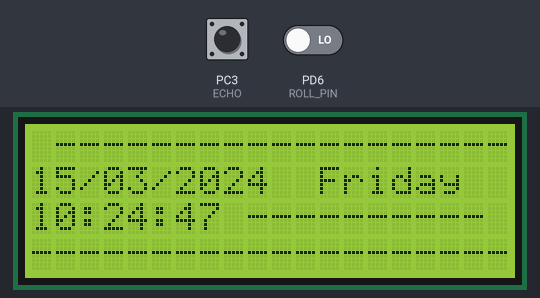
Recording of a program running on a simulated ATmega328P, built with avr-gcc and emulated at 16 MHz. Parts: 20×4 character LCD. Wiring (inferred from the names in the program): DS1307 clock at I2C address 0x68; character LCD (HD44780): RS PC0; E PC1; data PB0, PB1, PB2, PB3, PB4, PB5, PD2, PD3. Inputs (shaded band) come from the test bench; at power-on: PD6 (ROLL_PIN) LOW, PC3 (ECHO) LOW. The local clock reads 2024-03-15 10:24:30 at power-on unless the program sets it.

Above: at 18.0 s.
18.1 s: PD6 (ROLL_PIN) driven HIGH
27.7 s: PC3 (ECHO) pulsed HIGH 2 times (0.12 s each, 0.3 s apart)
At 28.5 s:
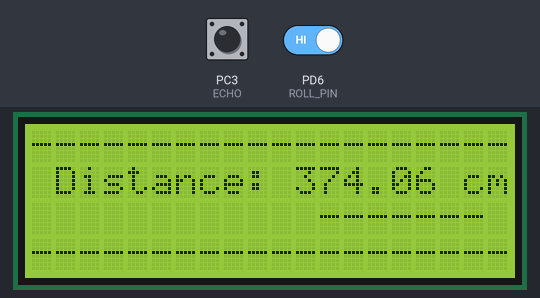
At 32.5 s:
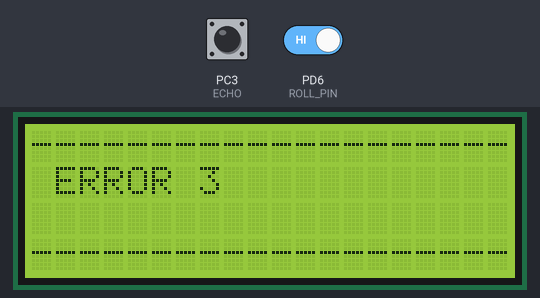
37.3 s: PD6 (ROLL_PIN) driven LOW
At 42.2 s:
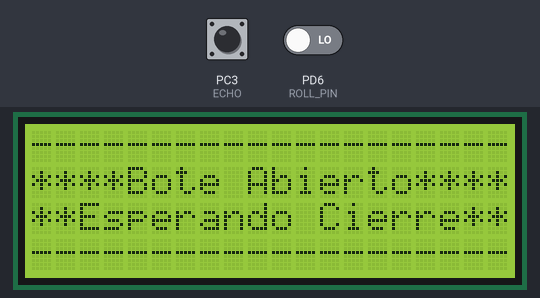
Timing chart, 0 to 43.7 s (numbered marks = the images above; inputs shaded):
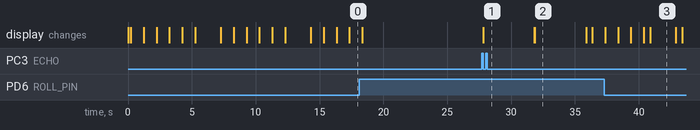

Measured:
- after the input at 27.7 s, the display: changes after 0.13 s (image 1)
- after the input at 37.3 s, the display: first differs from a run without the input after 3.6 s (image 3)
- what the display in image 2 shows lasts 4.0 s, from 31.9 s to 35.9 s

The program:

main.c
```c
/*
 * Lab1.c
 *
 * Created: 3/29/2025 5:31:26 PM
 * Author : Luis Felipe Holchor Virgen
 */
#define F_CPU 16000000UL

#include <avr/io.h>
#include <util/delay.h>
#include <stdint.h>
#include "LCD_Module.h"
#include "UltraSonicModule.h"
#include "RTC_Module.h"
#include "Timer1.h"
#include "ROLL_Module.h"

int main(void)
{
	DDRC |= 0x30; //I2C PORTS
	twi_init();
	LCD_Init();
	UltraSonicInit();
	Timer1_Init();
	DHT22_init();
	Roll_Init();
	//RTC_updateTime("19:54:00");
	//RTC_updateDate("10/04/2025-5");
	_delay_ms(100);

    while (1)
    {

	    RTC_display_data();
		if(!ReadRollPin())
		{
			LCD_Command(LCD_CLEAR);
			LCD_SetCursor(0,0);
			LCD_Write_String("---------------------------------------");
			LCD_SetCursor(0,1);
			LCD_Write_String("****Bote Abierto****");
			LCD_SetCursor(0,2);
			LCD_Write_String("**Esperando Cierre***");
			LCD_SetCursor(0,3);
			LCD_Write_String("--------------------");
			_delay_ms(2000);
		}
		else
		{
		UltraSonic_Display_Data();
		DHT_Display_Data();
		_delay_ms(2000);
		}

    }
}
```

DHT_22.c
```c
/*
 * DHT_22.c
 *
 * Created: 4/5/2025 6:19:05 PM
 *  Author: rasor
 */
#include "DHT_22.h"
#include "LCD_Module.h"

// Funci?n para configurar el pin del DHT22
void DHT22_init() {
	DDRD |= (1 << DHT22_PIN);   // Configura el pin como salida
	PORTD |= (1 << DHT22_PIN);  // Pone el pin en alto
	_delay_ms(100);             // Espera inicial
}
/*		  18ms	   40us	    80us	80us
	¯¯¯¯|_______|¯¯¯¯¯¯¯¯|_______|¯¯¯¯¯¯¯|....datos....

	---------PUC---------|----------dht22-------------|      */
// Funci?n para leer datos del DHT22
char DHT22_read() {
	char bits[5] = {0, 0, 0, 0, 0};
	char i, j = 0;

	// Inicio de la comunicaci?n
	DDRD |= (1 << DHT22_PIN);   // Configura el pin como salida
	PORTD &= ~(1 << DHT22_PIN); // Pone el pin en bajo
	_delay_ms(18);               // Espera al menos 1ms (m?nimo 1ms seg?n datasheet)

	PORTD|= (1 << DHT22_PIN);  // Pone el pin en alto
	DDRD &= ~(1 << DHT22_PIN);

	// Espera la respuesta del sensor
	unsigned int contador = 0;
	while(PIND & (1<<DHT22_PIN))
	{
		_delay_us(2);
		contador += 2;
		if (contador > 60)
		{
			DDRD |= (1<<DHT22_PIN);	//Pin como salida
			PORTD |= (1<<DHT22_PIN);	//Nivel alto
			return 1;
		}
	}
	contador = 0;
	while(!(PIND & (1<<DHT22_PIN)))
	{
		_delay_us(2);
		contador += 2;
		if (contador > 100)
		{
			DDRD |= (1<<DHT22_PIN);	//Pin como salida
			PORTD |= (1<<DHT22_PIN);	//Nivel alto
			return 1;
		}
	}
	contador = 0;
	while(PIND & (1<<DHT22_PIN))
	{
		_delay_us(2);
		contador += 2;
		if (contador > 100)
		{
			DDRD |= (1<<DHT22_PIN);	//Pin como salida
			PORTD |= (1<<DHT22_PIN);	//Nivel alto
			return 1;
		}
	}


	// Lectura de los 40 bits de datos
	for (j=0; j<5; j++)
	{
		unsigned char result=0;
		for (i=0; i<8; i++)
		{
			while (!(PIND & (1<<DHT22_PIN)));
			_delay_us(35);

			if (PIND & (1<<DHT22_PIN))
			result |= (1<<(7-i));

			while(PIND & (1<<DHT22_PIN));
		}
		bits[j] = result;
	}
	DDRD |= (1<<DHT22_PIN);	//Pin como salida
	PORTD |= (1<<DHT22_PIN);	//Nivel alto

	// Almacena los datos en las variables globales
	unsigned int humidity = (bits[0] << 8) | (bits[1]);
	unsigned int temperature = (bits[2] << 8) | (bits[3]);
	humidity_int = humidity/10;
	humidity_dec = humidity%10;
	temp_int = temperature/10;
	temp_dec = temperature%10;
	checksum = bits[4];

	// Verifica el checksum
	if (((bits[0] + bits[1] + bits[2] + bits[3]) & 0xFF) != bits[4])
	{
		return 3; // Error de checksum
	}


	return 0; // Lectura exitosa
}
void DHT_Display_Data()
{
	unsigned char buffer[20];
	LCD_Command(LCD_CLEAR);
	unsigned char result = DHT22_read();
	LCD_SetCursor(0,0);
	LCD_Write_String("--------------------");
	if (result == 0)
	{
		LCD_SetCursor(0,1);
		sprintf(buffer," Temp: %d,%d C.",temp_int,temp_dec);
		LCD_Write_String(buffer);
		LCD_SetCursor(0,2);
		sprintf(buffer," Hum: %d,%d %.",humidity_int,humidity_dec);
		LCD_Write_String(buffer);
	}
	else
	{
		switch(result)
		{
			case 1: LCD_SetCursor(0,1);
					LCD_Write_String(" ERROR 1");
			case 2: LCD_SetCursor(0,1);
					LCD_Write_String(" ERROR 2");
			case 3: LCD_SetCursor(0,1);
					LCD_Write_String(" ERROR 3");

		}
	}
	LCD_SetCursor(0,3);
	LCD_Write_String("--------------------");
	_delay_ms(2000);
}
```

DHT_22.h
```c
/*
 * DHT_22.h
 *
 * Created: 4/5/2025 6:18:58 PM
 *  Author: rasor
 */


#ifndef DHT_22_H_
#define DHT_22_H_

#define F_CPU 16000000UL

#include <avr/io.h>
#include <util/delay.h>
#include <stdio.h>

#define DHT22_PIN 7

// Variables globales para los datos
volatile char humidity_int = 0;
volatile char humidity_dec = 0;
volatile char temp_int = 0;
volatile char temp_dec = 0;
volatile char checksum = 0;
volatile char dht22_data[5] = {0, 0, 0, 0, 0};

// Funci?n para configurar el pin del DHT22
void DHT22_init();

// Funci?n para leer datos del DHT22
char DHT22_read();

void DHT_Display_Data();

#endif /* DHT_22_H_ */
```

I2C_Module.c
```c
/*
 * I2C_Module.c
 *
 * Created: 4/4/2025 8:28:39 PM
 *  Author: rasor
 */
#include <avr/io.h>
#include "I2C_Module.h"

//TWI initialize
// bit rate:18
void twi_init(void)
{
	TWBR= 0x12; //set bit rate
	TWSR |= (1<<TWPS0);
	TWCR |= (1<<TWEA) | (1<<TWEN);
	TWAR= 0x00; //set slave address
}

//*************************************************
//Function to start i2c communication
//*************************************************
unsigned char i2c_start(void)
{

	TWCR = (1<<TWINT)|(1<<TWSTA)|(1<<TWEN); 		//Send START condition

    while (!(TWCR & (1<<TWINT)));   	//Wait for TWINT flag set. This indicates that the
		  								//START condition has been transmitted
    if ((TWSR & 0xF8) == START)			//Check value of TWI Status Register
	   return(0);
	else		 	  	 				//if problem, transmit the code to PC  to know what's the problem
	{
		return(1);
	}
}

//*************************************************
//Function for repeat start condition
//*************************************************
unsigned char i2c_repeatStart(void)
{

    TWCR = (1<<TWINT)|(1<<TWSTA)|(1<<TWEN);  //Send START condition
    while (!(TWCR & (1<<TWINT)));   		 //Wait for TWINT flag set. This indicates that the
		  									 //START condition has been transmitted
    if ((TWSR & 0xF8) == REPEAT_START)		 //Check value of TWI Status Register
 	   return(0);
	else
	   return(1);
}
//**************************************************
//Function to transmit address of the slave
//**************************************************
unsigned char i2c_sendAddress(unsigned char address)
{
   unsigned char STATUS;

   if((address & 0x01) == 0)
     STATUS = MT_SLA_ACK;
   else
     STATUS = MR_SLA_ACK;

   TWDR = address;
   TWCR = (1<<TWINT)|(1<<TWEN);	   	   //Load SLA_W into TWDR Register. Clear TWINT bit
   		  			 				   //in TWCR to start transmission of address
   while (!(TWCR & (1<<TWINT)));	   //Wait for TWINT flag set. This indicates that the
   		 		   					   //SLA+W has been transmitted, and
									   //ACK/NACK has been received.
   if ((TWSR & 0xF8) == STATUS)	   	   //Check value of TWI Status Register
   	  return(0);
   else
      return(1);
}

//**************************************************
//Function to transmit a data byte
//*************************************************
unsigned char i2c_sendData(unsigned char data)
{
   TWDR = data;
   TWCR = (1<<TWINT) |(1<<TWEN);	   //Load SLA_W into TWDR Register. Clear TWINT bit
   		  			 				   //in TWCR to start transmission of data
   while (!(TWCR & (1<<TWINT)));	   //Wait for TWINT flag set. This indicates that the
   		 		   					   //data has been transmitted, and
									   //ACK/NACK has been received.
   if ((TWSR & 0xF8) != MT_DATA_ACK)   //Check value of TWI Status Register
   	  return(1);
   else
      return(0);
}

//*****************************************************
//Function to receive a data byte and send ACKnowledge
//*****************************************************
unsigned char i2c_receiveData_ACK(void)
{
  unsigned char data;

  TWCR = (1<<TWEA)|(1<<TWINT)|(1<<TWEN);

  while (!(TWCR & (1<<TWINT)));	   	   //Wait for TWINT flag set. This indicates that the
   		 		   					   //data has been received
  if ((TWSR & 0xF8) != MR_DATA_ACK)    //Check value of TWI Status Register
   	  return(ERROR_CODE);

  data = TWDR;
  return(data);
}

//******************************************************************
//Function to receive the last data byte (no acknowledge from master
//******************************************************************
unsigned char i2c_receiveData_NACK(void)
{
  unsigned char data;

  TWCR = (1<<TWINT)|(1<<TWEN);

  while (!(TWCR & (1<<TWINT)));	   	   //Wait for TWINT flag set. This indicates that the
   		 		   					   //data has been received
  if ((TWSR & 0xF8) != MR_DATA_NACK)   //Check value of TWI Status Register
   	  return(ERROR_CODE);

  data = TWDR;
  return(data);
}
//**************************************************
//Function to end the i2c communication
//*************************************************
void i2c_stop(void)
{
  TWCR =  (1<<TWINT)|(1<<TWEN)|(1<<TWSTO);	  //Transmit STOP condition
}  
```

I2C_Module.h
```c
/*
 * I2C_Module.h
 *
 * Created: 4/4/2025 8:28:30 PM
 *  Author: rasor
 */


#ifndef I2C_MODULE_H_
#define I2C_MODULE_H_

#define	 START				0x08
#define  REPEAT_START		0x10
#define  MT_SLA_ACK			0x18
#define  MT_SLA_NACK		0x20
#define  MT_DATA_ACK		0x28
#define  MT_DATA_NACK		0x30
#define  MR_SLA_ACK			0x40
#define  MR_SLA_NACK		0x48
#define  MR_DATA_ACK		0x50
#define  MR_DATA_NACK		0x58
#define  ARB_LOST			0x38

#define  ENABLE_I2C			TWCR= 0x44
#define	 DISABLE_I2C		TWCR= 0x00

#define  ERROR_CODE			0x7e

void twi_init(void);
unsigned char i2c_start(void);
unsigned char i2c_repeatStart(void);
unsigned char i2c_sendAddress(unsigned char);
unsigned char i2c_sendData(unsigned char);
unsigned char i2c_receiveData_ACK(void);
unsigned char i2c_receiveData_NACK(void);
void i2c_stop(void);


#endif /* I2C_MODULE_H_ */
```

ROLL_Module.c
```c
/*
 * ROLL_Module.c
 *
 * Created: 4/5/2025 9:52:08 PM
 *  Author: rasor
 */
#include "ROLL_Module.h"

int ReadRollPin()
{
	if(PIND & (1 << ROLL_PIN))
	{
		return 1;
	}
	return 0;
}
void Roll_Init()
{
	DDRD &= ~(1 << ROLL_PIN);
}
```

ROLL_Module.h
```c
/*
 * ROLL_Module.h
 *
 * Created: 4/5/2025 9:52:19 PM
 *  Author: rasor
 */


#ifndef ROLL_MODULE_H_
#define ROLL_MODULE_H_

#define ROLL_PIN 6

#include <avr/io.h>

int ReadRollPin();
void Roll_Init();


#endif /* ROLL_MODULE_H_ */
```

RTC_Module.h
```c
/*
 * RTC_Module.h
 *
 * Created: 4/4/2025 11:40:32 PM
 *  Author: rasor
 */


#ifndef RTC_MODULE_H_
#define RTC_MODULE_H_

#define		SECONDS			rtc_register[0]
#define		MINUTES			rtc_register[1]
#define		HOURS			rtc_register[2]
#define		DAY    			rtc_register[3]
#define		DATE   			rtc_register[4]
#define		MONTH  			rtc_register[5]
#define		YEAR   			rtc_register[6]

#define  DS1307_W			0xd0
#define  DS1307_R			0xd1

void RTC_setStartAddress(void);
void RTC_read(void);
void RTC_write(void);
void RTC_getTime(void);
void RTC_getDate(void);
void RTC_displayTime(void);
void RTC_displayDate(void);
void RTC_displayDay(void);
void RTC_updateRegisters(void);
unsigned char RTC_writeTime(void);
unsigned char RTC_writeDate(void);
void RTC_updateTime(unsigned char *strTime);
void RTC_updateDate(unsigned char *strDate);
void RTC_display_data(void);


#endif /* RTC_MODULE_H_ */
```

Timer1.c
```c
/*
 * Timer1.c
 *
 * Created: 2/04/2025 2:16:30 p. m.
 *  Author: rasor
 */
#include "Timer1.h"

#include <avr/io.h>

// Función para configurar Timer1
void Timer1_Init() {
	TCCR1A = 0;             // Modo normal
	TCCR1B = (1 << CS11);   // Prescaler 1 (sin prescaler)
	// Para pulsos más largos usa prescaler 8: TCCR1B = (1 << CS11);
}
```

Timer1.h
```c
/*
 * Timer1.h
 *
 * Created: 2/04/2025 2:16:22 p. m.
 *  Author: rasor
 */


#ifndef TIMER1_H_
#define TIMER1_H_

void Timer1_Init();


#endif /* TIMER1_H_ */
```

UltraSonicModule.c
```c
/*
 * UltraSonicModule.c
 *
 * Created: 3/29/2025 8:17:20 PM
 *  Author: Luis Felipe Holchor Virgen
 */

#include "UltraSonicModule.h"
#include "Timer1.h"
#include "LCD_Module.h"
#include <stdint.h>
#include <stdio.h>

void UltraSonicInit()
{
	DDRC |= (1 << TRIGGER);
	DDRC &= ~(1 << ECHO);
}

float GetDistance()
{
	unsigned short int counter = 0;

	float distance = 0;
	PORTC |= (1 << TRIGGER);
	_delay_us(15);
	PORTC &= ~(1 << TRIGGER);

	counter = measure_pulse_width();
	// Calcular distancia (en cm)
	distance = ((float)counter *0.5 ) / 58.0f;  // Formula: (us / 58) = cm

	return distance;
}
unsigned int measure_pulse_width()
{
	unsigned int start_time, end_time;
	// Esperar flanco bajo (estado inicial alto)
	while (!(PINC & (1 << ECHO)));

	// Guardar tiempo de inicio
	TCNT1 = 0;              // Reiniciar contador
	start_time = TCNT1;     // Leer timer (casi cero)

	while (PINC & (1 << ECHO)); //PIND & (1 << ECHO)

	// Guardar tiempo de finalizaci?n
	end_time = TCNT1;
	// Calcular ancho del pulso
	return end_time - start_time;
}
void UltraSonic_Display_Data()
{
	float distancia_basura = 0;
	float FillingPercentage = 0;
	unsigned char buffer[20];

	distancia_basura = GetDistance();

	LCD_Command(LCD_CLEAR);
	LCD_SetCursor(0,0);
	LCD_Write_String("---------------------------------------");
	dtostrf(distancia_basura, 5, 2, buffer);
	LCD_SetCursor(0,1);
	LCD_Write_String(" Distance: ");
	LCD_Write_String(buffer);
	LCD_Write_String(" cm");
	LCD_SetCursor(0,2);
	LCD_Write_String("            ");
	LCD_SetCursor(0,3);
	LCD_Write_String("--------------------");
	_delay_ms(4000);
}
```

UltraSonicModule.h
```c
/*
 * UltraSonicModule.h
 *
 * Created: 3/29/2025 8:17:06 PM
 *  Author: Luis Felipe Holchor Virgen
 */

#define F_CPU 16000000UL

#ifndef ULTRASONICMODULE_H_
#define ULTRASONICMODULE_H_
#include <util/delay.h>
#include <avr/io.h>

#define TRIGGER 2
#define ECHO 3

void UltraSonicInit();
float GetDistance();
unsigned int measure_pulse_width();
float TrashPercent(float distance);
void UltraSonic_Display_Data();

#endif /* ULTRASONICMODULE_H_ */
```

LCD_Module.c
```c
/*Adaptado a LCD 20x4
 * LCD_Module.c
 *
 * Created: 3/29/2025 6:14:40 PM
 *  Author: Luis Felipe Holchor Virgen
 */
#include "LCD_Module.h"

void LCD_Init()
{
	DDRB |= 0x3F;
	DDRD |= 0x0C;
	DDRC |= (1<<RS_LCD) | (1 << EN_LCD);

	//Comandos Iniciales al encender EL LCD
	_delay_ms(15);
	LCD_Command(0x30);
	_delay_ms(4.1);
	LCD_Command(0x30);
	_delay_us(100);
	LCD_Command(0x30);

	//Comandos para configurar EL LCD
	LCD_Command(LCD_INTERFACE_DATA1);
	LCD_Command(LCD_DISPLAY_ON_CURSOR_OF);
	LCD_Command(LCD_CLEAR);
}

void LCD_Command(unsigned char command)
{
	PORTB &= ~(0x3F);
	PORTB |= (command & 0x3F);
	PORTD &= ~(0x0C);
	PORTD |= ((command >> 4) & 0x0C);
	PORTC &= ~(1 << RS_LCD); //Colocamos RS_LCD en 0
	PORTC &= ~(1 << EN_LCD); //EN_LCD en 0
	_delay_us(10);
	PORTC |= (1 << EN_LCD); //EN_LCD en 1
	_delay_us(100);
}

void LCD_Write_Char(unsigned char character)
{
	PORTC |= (1 << RS_LCD);
	PORTB &= ~(0x3F);
	PORTB |= (character & 0x3F);
	PORTD &= ~(0x0C);
	PORTD |= ((character >> 4) & 0x0C);
	PORTC &= ~(1 << EN_LCD); //EN_LCD en 0
	_delay_us(10);
	PORTC |= (1 << EN_LCD); //EN_LCD en 1
	_delay_us(100);
}

void LCD_Write_String(unsigned char *str)
{
	while(*str)
	{
		LCD_Write_Char(*str++);
	}
}
void LCD_SetCursor(char col, char row)
 {
	char address;
	switch (row) {
		case 0: address = 0x00; break;  // Primera fila
		case 1: address = 0x40; break;  // Segunda fila
		case 2: address = 0x14; break;  // Tercera fila
		case 3: address = 0x54; break;  // Cuarta fila
		default: address = 0x00;
	}
	LCD_Command(LCD_CHANGE_LINE | (address + col));  // Comando "Set DDRAM Address"
}
```

LCD_Module.h
```c
/*
 * LCD_Module.h
 *
 * Created: 3/29/2025 6:14:27 PM
 *  Author: Luis Felipe Holchor Virgen
 */

#define F_CPU 16000000UL

#ifndef LCD_MODULE_H_
#define LCD_MODULE_H_
#include <avr/io.h>
#include <util/delay.h>
//PINS LCD
#define RS_LCD 0
#define EN_LCD 1

//Commans for LCD
#define LCD_CLEAR 0x01
#define LCD_DISPLAY_ON_CURSOR_OF 0x0C
#define LCD_DISPLAY_ON_CURSOR_ON_BLINKING 0x0F
#define LCD_DISPLAY_ON_CURSOR_ON_NOBLINKING 0x0E
#define LCD_INTERFACE_DATA1 0x38  //DATA LENGH 8BITS, 2 LINES, 5X8 Dots
#define LCD_INTERFACE_DATA2 0x34  //DATA LENGH 8BITS, 1 LINES, 5X8 Dots
#define LCD_CHANGE_LINE 0x80

void LCD_Init();
void LCD_Command(unsigned char command);
void LCD_Write_Char(unsigned char character);
void LCD_Write_String(unsigned char *str);
void LCD_SetCursor(char col, char row);


#endif /* LCD_MODULE_H_ */
```

Source omitted: RTC_Module.c (8862 bytes)
